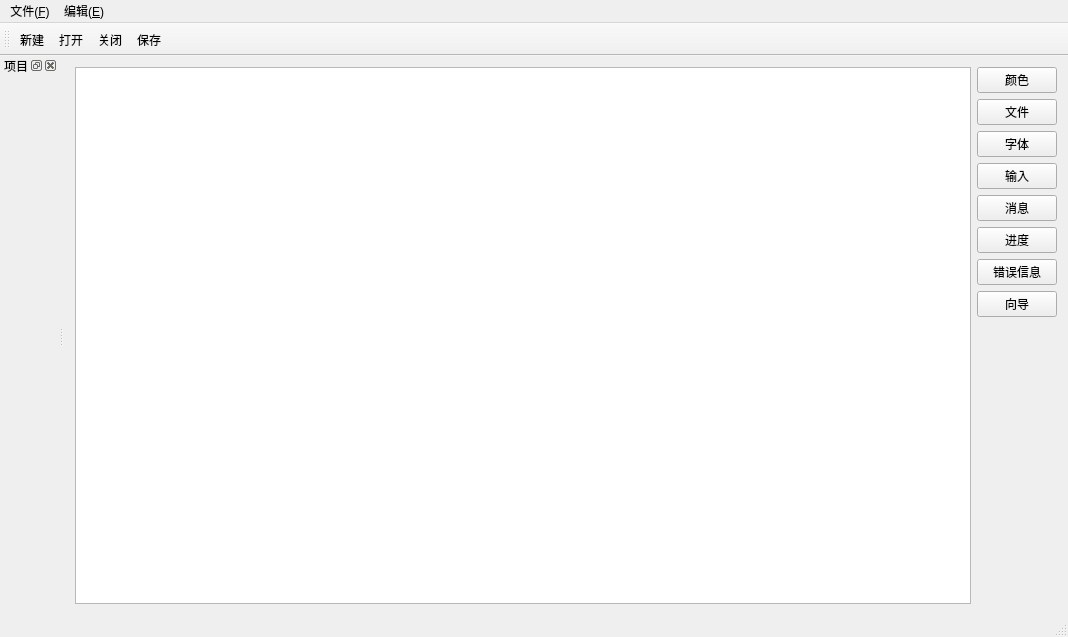
<?xml version="1.0" encoding="UTF-8"?>
<ui version="4.0">
 <class>MainWindow</class>
 <widget class="QMainWindow" name="MainWindow">
  <property name="geometry">
   <rect>
    <x>0</x>
    <y>0</y>
    <width>1068</width>
    <height>637</height>
   </rect>
  </property>
  <property name="windowTitle">
   <string>MainWindow</string>
  </property>
  <widget class="QWidget" name="centralWidget">
   <layout class="QGridLayout" name="gridLayout">
    <item row="4" column="1">
     <widget class="QPushButton" name="pushButton_5">
      <property name="text">
       <string>消息</string>
      </property>
     </widget>
    </item>
    <item row="5" column="1">
     <widget class="QPushButton" name="pushButton_6">
      <property name="text">
       <string>进度</string>
      </property>
     </widget>
    </item>
    <item row="1" column="1">
     <widget class="QPushButton" name="pushButton_2">
      <property name="sizePolicy">
       <sizepolicy hsizetype="Minimum" vsizetype="Fixed">
        <horstretch>0</horstretch>
        <verstretch>0</verstretch>
       </sizepolicy>
      </property>
      <property name="text">
       <string>文件</string>
      </property>
     </widget>
    </item>
    <item row="0" column="1">
     <widget class="QPushButton" name="pushButton">
      <property name="sizePolicy">
       <sizepolicy hsizetype="Minimum" vsizetype="Fixed">
        <horstretch>0</horstretch>
        <verstretch>0</verstretch>
       </sizepolicy>
      </property>
      <property name="text">
       <string>颜色</string>
      </property>
     </widget>
    </item>
    <item row="6" column="1">
     <widget class="QPushButton" name="pushButton_7">
      <property name="text">
       <string>错误信息</string>
      </property>
     </widget>
    </item>
    <item row="3" column="1">
     <widget class="QPushButton" name="pushButton_4">
      <property name="sizePolicy">
       <sizepolicy hsizetype="Minimum" vsizetype="Fixed">
        <horstretch>0</horstretch>
        <verstretch>0</verstretch>
       </sizepolicy>
      </property>
      <property name="text">
       <string>输入</string>
      </property>
     </widget>
    </item>
    <item row="2" column="1">
     <widget class="QPushButton" name="pushButton_3">
      <property name="sizePolicy">
       <sizepolicy hsizetype="Minimum" vsizetype="Fixed">
        <horstretch>0</horstretch>
        <verstretch>0</verstretch>
       </sizepolicy>
      </property>
      <property name="text">
       <string>字体</string>
      </property>
     </widget>
    </item>
    <item row="0" column="0" rowspan="11">
     <widget class="QTextEdit" name="textEdit">
      <property name="sizePolicy">
       <sizepolicy hsizetype="Expanding" vsizetype="Expanding">
        <horstretch>0</horstretch>
        <verstretch>0</verstretch>
       </sizepolicy>
      </property>
     </widget>
    </item>
    <item row="7" column="1">
     <widget class="QPushButton" name="pushButton_8">
      <property name="text">
       <string>向导</string>
      </property>
     </widget>
    </item>
   </layout>
  </widget>
  <widget class="QMenuBar" name="menuBar">
   <property name="geometry">
    <rect>
     <x>0</x>
     <y>0</y>
     <width>1068</width>
     <height>25</height>
    </rect>
   </property>
   <widget class="QMenu" name="menu_F">
    <property name="title">
     <string>文件(&amp;F)</string>
    </property>
    <addaction name="actioncreate"/>
    <addaction name="actionopen"/>
    <addaction name="actionsave"/>
    <addaction name="actionclose"/>
   </widget>
   <widget class="QMenu" name="menu_E">
    <property name="title">
     <string>编辑(&amp;E)</string>
    </property>
    <addaction name="actioncopy"/>
    <addaction name="actionpaste"/>
   </widget>
   <addaction name="menu_F"/>
   <addaction name="menu_E"/>
  </widget>
  <widget class="QToolBar" name="mainToolBar">
   <attribute name="toolBarArea">
    <enum>TopToolBarArea</enum>
   </attribute>
   <attribute name="toolBarBreak">
    <bool>false</bool>
   </attribute>
   <addaction name="actioncreate"/>
   <addaction name="actionopen"/>
   <addaction name="actionclose"/>
   <addaction name="actionsave"/>
  </widget>
  <widget class="QStatusBar" name="statusBar"/>
  <widget class="QDockWidget" name="project">
   <property name="windowTitle">
    <string>项目</string>
   </property>
   <attribute name="dockWidgetArea">
    <number>1</number>
   </attribute>
   <widget class="QWidget" name="dockWidgetContents"/>
  </widget>
  <action name="actioncreate">
   <property name="icon">
    <iconset resource="resource.qrc">
     <normaloff>:/new/prefix1/icon/create.png</normaloff>:/new/prefix1/icon/create.png</iconset>
   </property>
   <property name="text">
    <string>新建</string>
   </property>
  </action>
  <action name="actionopen">
   <property name="icon">
    <iconset resource="resource.qrc">
     <normaloff>:/new/prefix1/icon/open.jpg</normaloff>:/new/prefix1/icon/open.jpg</iconset>
   </property>
   <property name="text">
    <string>打开</string>
   </property>
  </action>
  <action name="actionclose">
   <property name="icon">
    <iconset resource="resource.qrc">
     <normaloff>:/new/prefix1/icon/close.png</normaloff>:/new/prefix1/icon/close.png</iconset>
   </property>
   <property name="text">
    <string>关闭</string>
   </property>
  </action>
  <action name="actionsave">
   <property name="icon">
    <iconset resource="resource.qrc">
     <normaloff>:/new/prefix1/icon/save.png</normaloff>:/new/prefix1/icon/save.png</iconset>
   </property>
   <property name="text">
    <string>保存</string>
   </property>
  </action>
  <action name="actioncopy">
   <property name="text">
    <string>复制</string>
   </property>
  </action>
  <action name="actionpaste">
   <property name="text">
    <string>粘贴</string>
   </property>
  </action>
 </widget>
 <layoutdefault spacing="6" margin="11"/>
 <resources>
  <include location="resource.qrc"/>
 </resources>
 <connections/>
</ui>
